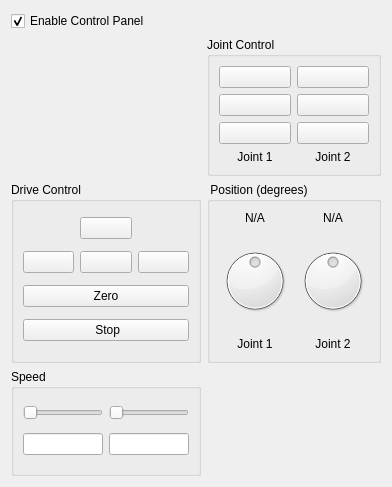
<?xml version="1.0" encoding="UTF-8"?>
<ui version="4.0">
 <class>ControlPanelForm</class>
 <widget class="QWidget" name="ControlPanelForm">
  <property name="geometry">
   <rect>
    <x>0</x>
    <y>0</y>
    <width>392</width>
    <height>487</height>
   </rect>
  </property>
  <property name="windowTitle">
   <string>Form</string>
  </property>
  <property name="autoFillBackground">
   <bool>true</bool>
  </property>
  <property name="styleSheet">
   <string notr="true"/>
  </property>
  <property name="linkbot_diagram" stdset="0">
   <pixmap/>
  </property>
  <layout class="QGridLayout" name="gridLayout_5">
   <item row="0" column="0">
    <widget class="QCheckBox" name="checkBox_enable">
     <property name="text">
      <string>Enable Control Panel</string>
     </property>
     <property name="checked">
      <bool>true</bool>
     </property>
    </widget>
   </item>
   <item row="1" column="0">
    <widget class="QLabel" name="label">
     <property name="text">
      <string/>
     </property>
     <property name="pixmap">
      <pixmap resource="resource.qrc">:/images/DOF_joint_diagram.png</pixmap>
     </property>
    </widget>
   </item>
   <item row="1" column="1">
    <widget class="QGroupBox" name="groupBox">
     <property name="minimumSize">
      <size>
       <width>0</width>
       <height>0</height>
      </size>
     </property>
     <property name="title">
      <string>Joint Control</string>
     </property>
     <property name="flat">
      <bool>false</bool>
     </property>
     <layout class="QHBoxLayout" name="horizontalLayout">
      <item>
       <layout class="QVBoxLayout" name="verticalLayout_2">
        <item>
         <widget class="QPushButton" name="button_j1Forward">
          <property name="text">
           <string/>
          </property>
          <property name="icon">
           <iconset resource="resource.qrc">
            <normaloff>:/images/move_forward.png</normaloff>:/images/move_forward.png</iconset>
          </property>
          <property name="iconSize">
           <size>
            <width>24</width>
            <height>24</height>
           </size>
          </property>
         </widget>
        </item>
        <item>
         <widget class="QPushButton" name="button_j1Stop">
          <property name="text">
           <string/>
          </property>
          <property name="icon">
           <iconset resource="resource.qrc">
            <normaloff>:/images/stop.png</normaloff>:/images/stop.png</iconset>
          </property>
         </widget>
        </item>
        <item>
         <widget class="QPushButton" name="button_j1Backward">
          <property name="text">
           <string/>
          </property>
          <property name="icon">
           <iconset resource="resource.qrc">
            <normaloff>:/images/move_back.png</normaloff>:/images/move_back.png</iconset>
          </property>
          <property name="iconSize">
           <size>
            <width>24</width>
            <height>24</height>
           </size>
          </property>
         </widget>
        </item>
        <item>
         <widget class="QLabel" name="label_2">
          <property name="text">
           <string>Joint 1</string>
          </property>
          <property name="alignment">
           <set>Qt::AlignCenter</set>
          </property>
         </widget>
        </item>
       </layout>
      </item>
      <item>
       <layout class="QVBoxLayout" name="verticalLayout_3">
        <item>
         <widget class="QPushButton" name="button_j2Forward">
          <property name="text">
           <string/>
          </property>
          <property name="icon">
           <iconset resource="resource.qrc">
            <normaloff>:/images/move_forward.png</normaloff>:/images/move_forward.png</iconset>
          </property>
          <property name="iconSize">
           <size>
            <width>24</width>
            <height>24</height>
           </size>
          </property>
         </widget>
        </item>
        <item>
         <widget class="QPushButton" name="button_j2Stop">
          <property name="text">
           <string/>
          </property>
          <property name="icon">
           <iconset resource="resource.qrc">
            <normaloff>:/images/stop.png</normaloff>:/images/stop.png</iconset>
          </property>
         </widget>
        </item>
        <item>
         <widget class="QPushButton" name="button_j2Backward">
          <property name="text">
           <string/>
          </property>
          <property name="icon">
           <iconset resource="resource.qrc">
            <normaloff>:/images/move_back.png</normaloff>:/images/move_back.png</iconset>
          </property>
          <property name="iconSize">
           <size>
            <width>24</width>
            <height>24</height>
           </size>
          </property>
         </widget>
        </item>
        <item>
         <widget class="QLabel" name="label_j2">
          <property name="text">
           <string>Joint 2</string>
          </property>
          <property name="alignment">
           <set>Qt::AlignCenter</set>
          </property>
         </widget>
        </item>
       </layout>
      </item>
     </layout>
    </widget>
   </item>
   <item row="2" column="0">
    <widget class="QGroupBox" name="groupBox_2">
     <property name="title">
      <string>Drive Control</string>
     </property>
     <layout class="QGridLayout" name="gridLayout">
      <item row="1" column="1">
       <widget class="QPushButton" name="button_driveBackward">
        <property name="text">
         <string/>
        </property>
        <property name="icon">
         <iconset resource="resource.qrc">
          <normaloff>:/images/move_back.png</normaloff>:/images/move_back.png</iconset>
        </property>
        <property name="iconSize">
         <size>
          <width>32</width>
          <height>32</height>
         </size>
        </property>
       </widget>
      </item>
      <item row="0" column="1">
       <widget class="QPushButton" name="button_driveForward">
        <property name="text">
         <string/>
        </property>
        <property name="icon">
         <iconset resource="resource.qrc">
          <normaloff>:/images/move_forward.png</normaloff>:/images/move_forward.png</iconset>
        </property>
        <property name="iconSize">
         <size>
          <width>32</width>
          <height>32</height>
         </size>
        </property>
       </widget>
      </item>
      <item row="1" column="0">
       <widget class="QPushButton" name="button_driveLeft">
        <property name="text">
         <string/>
        </property>
        <property name="icon">
         <iconset resource="resource.qrc">
          <normaloff>:/images/rotate_left.png</normaloff>:/images/rotate_left.png</iconset>
        </property>
        <property name="iconSize">
         <size>
          <width>32</width>
          <height>32</height>
         </size>
        </property>
       </widget>
      </item>
      <item row="2" column="0" colspan="3">
       <widget class="QPushButton" name="button_moveToZero">
        <property name="text">
         <string>Zero</string>
        </property>
       </widget>
      </item>
      <item row="1" column="2">
       <widget class="QPushButton" name="button_driveRight">
        <property name="text">
         <string/>
        </property>
        <property name="icon">
         <iconset resource="resource.qrc">
          <normaloff>:/images/rotate_right.png</normaloff>:/images/rotate_right.png</iconset>
        </property>
        <property name="iconSize">
         <size>
          <width>32</width>
          <height>32</height>
         </size>
        </property>
       </widget>
      </item>
      <item row="3" column="0" colspan="3">
       <widget class="QPushButton" name="button_stop">
        <property name="text">
         <string> Stop</string>
        </property>
        <property name="icon">
         <iconset resource="resource.qrc">
          <normaloff>:/images/stop.png</normaloff>:/images/stop.png</iconset>
        </property>
       </widget>
      </item>
     </layout>
    </widget>
   </item>
   <item row="2" column="1">
    <widget class="QGroupBox" name="groupBox_3">
     <property name="autoFillBackground">
      <bool>false</bool>
     </property>
     <property name="styleSheet">
      <string notr="true"/>
     </property>
     <property name="title">
      <string> Position (degrees)</string>
     </property>
     <property name="flat">
      <bool>false</bool>
     </property>
     <layout class="QGridLayout" name="gridLayout_2">
      <item row="1" column="0">
       <widget class="QDial" name="dial_j1">
        <property name="minimum">
         <number>-180</number>
        </property>
        <property name="maximum">
         <number>180</number>
        </property>
        <property name="wrapping">
         <bool>true</bool>
        </property>
       </widget>
      </item>
      <item row="1" column="1">
       <widget class="QDial" name="dial_j2">
        <property name="minimum">
         <number>-180</number>
        </property>
        <property name="maximum">
         <number>180</number>
        </property>
        <property name="wrapping">
         <bool>true</bool>
        </property>
       </widget>
      </item>
      <item row="2" column="0">
       <widget class="QLabel" name="label_4">
        <property name="text">
         <string>Joint 1</string>
        </property>
        <property name="alignment">
         <set>Qt::AlignCenter</set>
        </property>
       </widget>
      </item>
      <item row="2" column="1">
       <widget class="QLabel" name="label_j2b">
        <property name="text">
         <string>Joint 2</string>
        </property>
        <property name="alignment">
         <set>Qt::AlignCenter</set>
        </property>
       </widget>
      </item>
      <item row="0" column="0">
       <widget class="QLabel" name="label_j1_angle">
        <property name="text">
         <string>N/A</string>
        </property>
        <property name="alignment">
         <set>Qt::AlignCenter</set>
        </property>
       </widget>
      </item>
      <item row="0" column="1">
       <widget class="QLabel" name="label_j2_angle">
        <property name="text">
         <string>N/A</string>
        </property>
        <property name="alignment">
         <set>Qt::AlignCenter</set>
        </property>
       </widget>
      </item>
     </layout>
    </widget>
   </item>
   <item row="3" column="0">
    <widget class="QGroupBox" name="groupBox_4">
     <property name="title">
      <string>Speed</string>
     </property>
     <layout class="QGridLayout" name="gridLayout_3">
      <item row="0" column="0">
       <widget class="QSlider" name="slider_speed1">
        <property name="orientation">
         <enum>Qt::Horizontal</enum>
        </property>
       </widget>
      </item>
      <item row="0" column="1">
       <widget class="QSlider" name="slider_speed2">
        <property name="orientation">
         <enum>Qt::Horizontal</enum>
        </property>
       </widget>
      </item>
      <item row="1" column="0">
       <widget class="QLineEdit" name="edit_speed1"/>
      </item>
      <item row="1" column="1">
       <widget class="QLineEdit" name="edit_speed2"/>
      </item>
     </layout>
    </widget>
   </item>
   <item row="3" column="1">
    <spacer name="horizontalSpacer">
     <property name="orientation">
      <enum>Qt::Horizontal</enum>
     </property>
     <property name="sizeType">
      <enum>QSizePolicy::Expanding</enum>
     </property>
     <property name="sizeHint" stdset="0">
      <size>
       <width>40</width>
       <height>20</height>
      </size>
     </property>
    </spacer>
   </item>
  </layout>
 </widget>
 <resources>
  <include location="resource.qrc"/>
 </resources>
 <connections/>
</ui>
